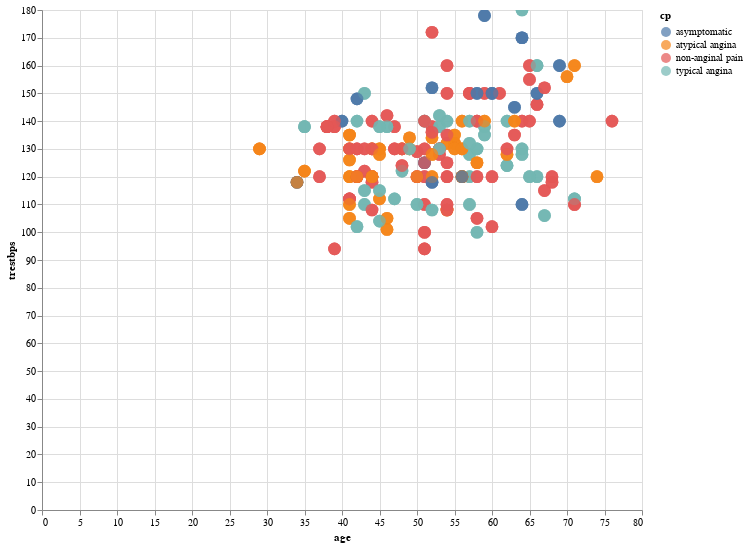

Notebook code cell kept with this figure:
### Code cell
chart = alt.Chart(HeartDisease).mark_circle(size=160).encode(
            x='age:Q',
            y='trestbps:Q',
            color='cp:N',
            tooltip=['age', 'sex', 'chol', 'thalach', 'target'],
            ).properties(width=600,height=500).interactive()
chart

### Figure 1 — Vega-Lite specification as saved in the notebook (floating-point values rounded to 4 significant figures; data arrays with more than 128 entries replaced by an {"elided": "..."} marker saying what was removed)
{"config": {"view": {"continuousWidth": 400, "continuousHeight": 300}}, "data": {"name": "data-da87ede59a0ecb3fe79b17c2b439206e"}, "mark": {"type": "circle", "size": 160}, "encoding": {"color": {"field": "cp", "type": "nominal"}, "tooltip": [{"field": "age", "type": "quantitative"}, {"field": "sex", "type": "nominal"}, {"field": "chol", "type": "quantitative"}, {"field": "thalach", "type": "quantitative"}, {"field": "target", "type": "nominal"}], "x": {"field": "age", "type": "quantitative"}, "y": {"field": "trestbps", "type": "quantitative"}}, "height": 500, "selection": {"selector002": {"type": "interval", "bind": "scales", "encodings": ["x", "y"]}}, "width": 600, "$schema": "https://vega.github.io/schema/vega-lite/v4.17.0.json", "datasets": {"data-da87ede59a0ecb3fe79b17c2b439206e": {"elided": "526 records"}}}
